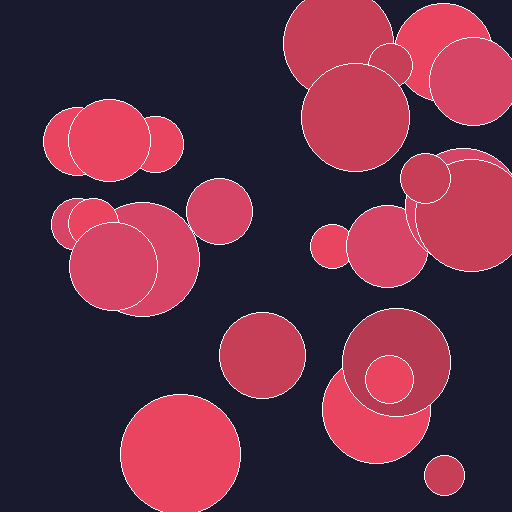
#> input picture assets/examples/cells_synthetic.png, 512 x 512 px; its folder holds only this picture in this run
$ python -i algorithms.py   (imports and definitions only)
#> lines starting #> are read from the running program, lines starting #| are printed output that depends on the picture; after the words box and inside, x2 and y2 are one past the last pixel; in counts of white or black regions, pixels touching at a corner belong together
"""Classical segmentation algorithms for the interactive Segmentation Lab.

Each algorithm is registered in :data:`ALGORITHMS` with UI parameter specs
and teaching notes (how it works, strengths, weaknesses). All algorithms
take an RGB uint8 array and return an integer label map of the same
height/width. Implementations rely only on numpy / scipy / scikit-image,
so they run in a couple of seconds on CPU - fast enough for live
experimentation in the browser.
"""

from __future__ import annotations

from dataclasses import dataclass, field
from typing import Any, Callable

import numpy as np


@dataclass
class Param:
    """UI specification for one tunable algorithm parameter."""

    name: str
    label: str
    ptype: str  # "int" | "float" | "choice"
    default: Any
    min: Any = None
    max: Any = None
    step: Any = None
    choices: list | None = None
    help: str = ""


@dataclass
class Algorithm:
    """A registered segmentation algorithm with metadata for the UI."""

    key: str
    name: str
    category: str
    year: str
    fn: Callable[..., np.ndarray]
    summary: str
    how_it_works: str
    strengths: list[str] = field(default_factory=list)
    weaknesses: list[str] = field(default_factory=list)
    params: list[Param] = field(default_factory=list)


def _to_gray(image: np.ndarray) -> np.ndarray:
    from skimage.color import rgb2gray

    return rgb2gray(image)
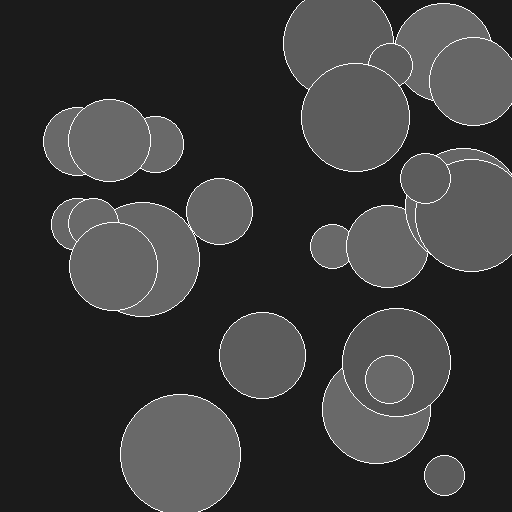
#> returned value: shape (512, 512) float64; min 0.108, max 1, mean 0.229


# ---------------------------------------------------------------------------
# Algorithm implementations
# ---------------------------------------------------------------------------


# [87 lines left out: functions run_otsu, run_multi_otsu, run_kmeans, run_slic, run_felzenszwalb, not called in this run]


def run_watershed(
    image: np.ndarray,
    min_distance: int = 20,
    blur_sigma: float = 2.0,
    invert: bool = False,
) -> np.ndarray:
    """Marker-controlled watershed on the distance transform.

    Foreground is extracted with Otsu, markers are placed at distance-
    transform peaks, then watershed floods from the markers - the
    classic recipe for separating touching objects.
    """
    from scipy import ndimage as ndi
    from skimage.feature import peak_local_max
    from skimage.filters import threshold_otsu
    from skimage.segmentation import watershed

    gray = _to_gray(image)
    if blur_sigma > 0:
        gray = ndi.gaussian_filter(gray, blur_sigma)
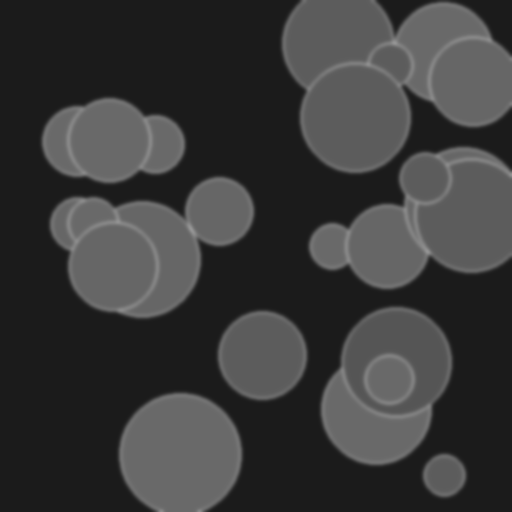
#> gray: shape (512, 512) float64; min 0.108, max 0.589, mean 0.229
    t = threshold_otsu(gray)
#> t = 0.253
    fg = gray > t
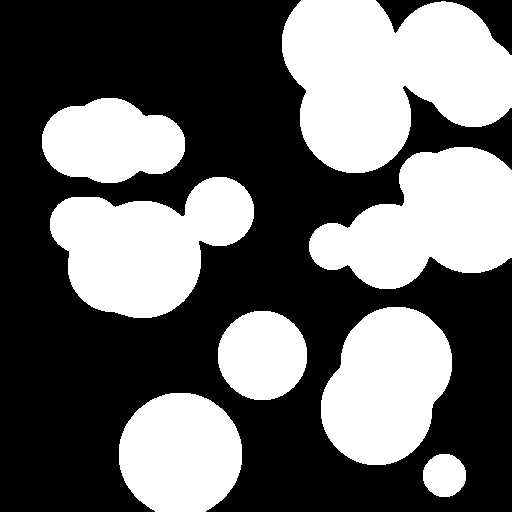
#> fg: shape (512, 512) bool; 41.4% white; 8 white regions, largest, box (x1, y1, x2, y2) and area: (282, 0, 512, 173) 28216, (309, 147, 512, 289) 18449, (50, 177, 254, 318) 17870
    if invert:
        fg = ~fg
    # Ensure "foreground" is the minority region (objects, not background)
    if fg.mean() > 0.5:
        fg = ~fg

    distance = ndi.distance_transform_edt(fg)
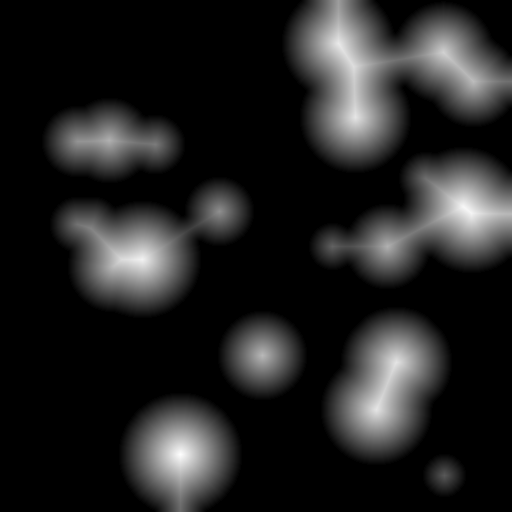
#> distance: shape (512, 512) float64; min 0, max 61.61, mean 8.3; drawn with min black and max white
    peaks = peak_local_max(distance, min_distance=min_distance, labels=fg)
#> peaks = 15 rows, first 8: [454, 180], [207, 464], [259, 142], [43, 338], [409, 376], [116, 355], [362, 396], [52, 443]
    markers = np.zeros_like(gray, dtype=np.int32)
    for i, (r, c) in enumerate(peaks, start=1):
        markers[r, c] = i
#> this loop made 15 passes
#> (r, c) on passes 1 to 12: (454, 180), (207, 464), (259, 142), (43, 338), (409, 376), (116, 355), (362, 396), (52, 443), (355, 262), (140, 109), (246, 387), (211, 219)
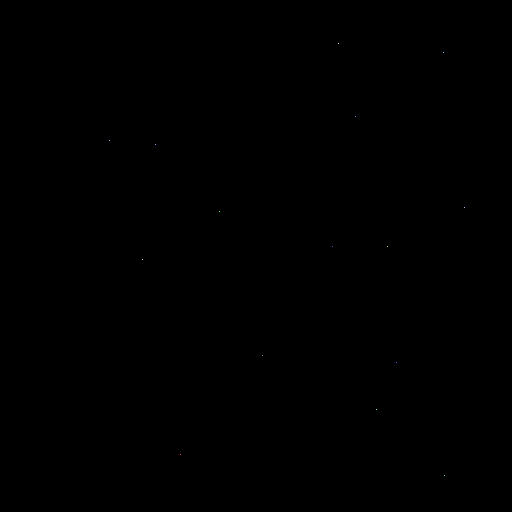
#> markers: shape (512, 512) int32; 16 distinct labels, from 0 to 15; one colour per label, 0 black
    if markers.max() == 0:
        return fg.astype(np.int32)
    labels = watershed(-distance, markers, mask=fg)
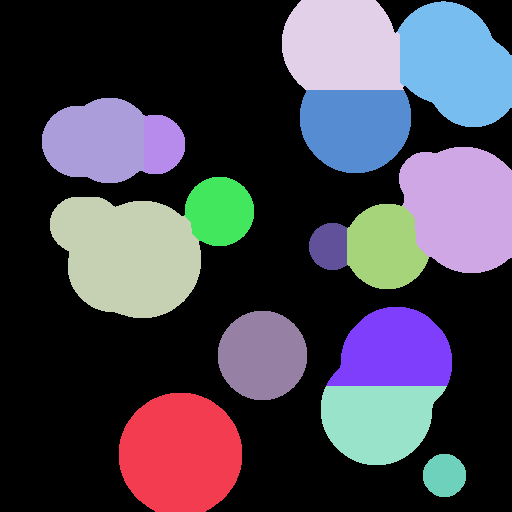
#> labels: shape (512, 512) int32; 16 distinct labels, from 0 to 15; one colour per label, 0 black
    return labels.astype(np.int32)  # 0 = background, 1..N = instances


# [27 lines left out: functions run_chan_vese, run_quickshift, not called in this run]


# ---------------------------------------------------------------------------
# Registry
# ---------------------------------------------------------------------------

ALGORITHMS: dict[str, Algorithm] = {
    a.key: a
    for a in [
        Algorithm(
            key="otsu",
            name="Otsu Threshold",
            category="Thresholding",
            year="1979",
            fn=run_otsu,
            summary="Single global threshold that maximizes between-class variance.",
            how_it_works=(
                "Builds the grayscale histogram and picks the threshold that "
                "maximizes the variance *between* the two resulting classes "
                "(equivalently, minimizes within-class variance). Purely "
                "histogram-based: spatial layout is ignored entirely."
            ),
            strengths=[
                "Extremely fast (one histogram pass) and parameter-free",
                "Optimal when the histogram is bimodal with balanced classes",
                "Great baseline: if Otsu works, you may not need anything fancier",
            ],
            weaknesses=[
                "Fails under illumination gradients (one threshold for the whole image)",
                "Binary only - cannot handle multiple classes",
                "Ignores spatial context: noise produces salt-and-pepper output",
            ],
            params=[
                Param(
                    "blur_sigma",
                    "Pre-blur σ",
                    "float",
                    1.0,
                    0.0,
                    5.0,
                    0.5,
                    help="Gaussian smoothing before thresholding suppresses noise.",
                ),
                Param(
                    "invert",
                    "Invert foreground",
                    "choice",
                    False,
                    choices=[False, True],
                    help="Swap which side of the threshold is foreground.",
                ),
            ],
        ),
        Algorithm(
            key="multi_otsu",
            name="Multi-Otsu Threshold",
            category="Thresholding",
            year="2001",
            fn=run_multi_otsu,
            summary="Otsu generalized to N intensity classes.",
            how_it_works=(
                "Searches for N-1 thresholds that jointly maximize between-"
                "class variance across N classes, then assigns each pixel to "
                "an intensity band. Still histogram-only - no spatial term."
            ),
            strengths=[
                "Handles multiple classes while staying nearly as fast as Otsu",
                "Deterministic and easy to reason about",
            ],
            weaknesses=[
                "Requires choosing the number of classes in advance",
                "Same blindness to illumination gradients and spatial context",
                "Classes with overlapping intensity ranges cannot be separated",
            ],
            params=[
                Param("classes", "Number of classes", "int", 3, 2, 5, 1),
                Param("blur_sigma", "Pre-blur σ", "float", 1.0, 0.0, 5.0, 0.5),
            ],
        ),
        Algorithm(
            key="kmeans",
            name="K-Means Clustering",
            category="Clustering",
            year="1967",
            fn=run_kmeans,
            summary="Cluster pixels by color (optionally + position) into K groups.",
            how_it_works=(
                "Each pixel becomes a feature vector (color, optionally with "
                "x,y coordinates). K-Means alternates between assigning "
                "pixels to the nearest centroid and re-estimating centroids "
                "until convergence. Lab color space makes distances closer "
                "to human color perception."
            ),
            strengths=[
                "Uses full color information, not just intensity",
                "Spatial weight interpolates between pure color clustering and superpixels",
                "Simple, well-understood, widely applicable",
            ],
            weaknesses=[
                "K must be chosen (wrong K merges or splits classes)",
                "No spatial coherence at weight 0: produces scattered fragments",
                "Sensitive to initialization; distinct objects with the same color merge",
            ],
            params=[
                Param("k", "K (clusters)", "int", 4, 2, 10, 1),
                Param(
                    "color_space",
                    "Color space",
                    "choice",
                    "Lab",
                    choices=["Lab", "RGB"],
                ),
                Param(
                    "spatial_weight",
                    "Spatial weight",
                    "float",
                    0.0,
                    0.0,
                    2.0,
                    0.1,
                    help="0 = color only; higher values make clusters spatially compact.",
                ),
            ],
        ),
        Algorithm(
            key="slic",
            name="SLIC Superpixels",
            category="Superpixels",
            year="2012",
            fn=run_slic,
            summary="Fast K-Means in labxy space producing compact superpixels.",
            how_it_works=(
                "Runs localized K-Means in the 5-D (L, a, b, x, y) space with "
                "cluster search restricted to a local neighborhood, yielding "
                "hundreds of compact, boundary-adherent regions. Superpixels "
                "over-segment by design - they are a preprocessing step that "
                "later stages (or a classifier) can merge."
            ),
            strengths=[
                "Excellent boundary adherence at low compute cost",
                "Controllable region count and compactness",
                "Standard preprocessing for graph-based and interactive methods",
            ],
            weaknesses=[
                "Deliberate over-segmentation: not a final semantic result",
                "Compactness trades boundary accuracy for regular shape",
                "Metrics after best-overlap mapping look inflated (see Lab notes)",
            ],
            params=[
                Param("n_segments", "Superpixels", "int", 100, 20, 600, 20),
                Param(
                    "compactness",
                    "Compactness",
                    "float",
                    10.0,
                    0.1,
                    50.0,
                    0.1,
                    help="Higher = squarer regions, lower = follows color edges.",
                ),
            ],
        ),
        Algorithm(
            key="felzenszwalb",
            name="Felzenszwalb Graph",
            category="Graph-based",
            year="2004",
            fn=run_felzenszwalb,
            summary="Greedy graph merging with an adaptive region contrast criterion.",
            how_it_works=(
                "Treats the image as a graph with color-difference edge "
                "weights, then merges regions greedily unless the boundary "
                "evidence between them exceeds each region's internal "
                "variation (plus a scale-dependent tolerance). Adapts to "
                "local contrast: keeps low-contrast boundaries in smooth "
                "areas while merging noisy textured regions."
            ),
            strengths=[
                "Adaptive to local contrast - robust across very different scenes",
                "Near-linear time; region count adapts to image content",
                "Classic pre-deep-learning baseline (used in Selective Search / R-CNN)",
            ],
            weaknesses=[
                "Scale parameter is unintuitive and image-dependent",
                "Greedy merging can leak through weak boundaries",
                "Region count is not directly controllable",
            ],
            params=[
                Param(
                    "scale",
                    "Scale",
                    "float",
                    100.0,
                    10.0,
                    1000.0,
                    10.0,
                    help="Larger scale = fewer, larger regions.",
                ),
                Param("sigma", "Pre-blur σ", "float", 0.8, 0.0, 3.0, 0.1),
                Param("min_size", "Min region size", "int", 50, 10, 500, 10),
            ],
        ),
        Algorithm(
            key="watershed",
            name="Watershed (markers)",
            category="Region-based",
            year="1991",
            fn=run_watershed,
            summary="Flood regions from distance-transform peaks to split touching objects.",
            how_it_works=(
                "Extracts foreground with Otsu, computes the distance "
                "transform (distance to background), places one marker per "
                "local peak, then 'floods' the inverted distance map from "
                "the markers. Watershed lines form where floods meet - "
                "exactly at the narrow necks between touching objects."
            ),
            strengths=[
                "The classic solution for separating touching convex objects (cells!)",
                "Produces instance labels, not just semantic masks",
                "Marker control prevents the raw watershed's chronic over-segmentation",
            ],
            weaknesses=[
                "Quality depends entirely on marker placement (min-distance parameter)",
                "Assumes roughly convex objects; elongated shapes get split",
                "Inherits any failure of the initial foreground threshold",
            ],
            params=[
                Param(
                    "min_distance",
                    "Marker min distance",
                    "int",
                    20,
                    5,
                    80,
                    5,
                    help="Smaller = more markers = more (possibly spurious) instances.",
                ),
                Param("blur_sigma", "Pre-blur σ", "float", 2.0, 0.0, 5.0, 0.5),
                Param(
                    "invert",
                    "Invert foreground",
                    "choice",
                    False,
                    choices=[False, True],
                ),
            ],
        ),
        Algorithm(
            key="chan_vese",
            name="Chan-Vese Active Contour",
            category="Energy-based",
            year="2001",
            fn=run_chan_vese,
            summary="Evolves a contour minimizing region variance - no edges needed.",
            how_it_works=(
                "Minimizes the Mumford-Shah-style energy: inside/outside "
                "intensity variance plus a contour-length penalty (μ), using "
                "level sets. Because the energy is region-based rather than "
                "gradient-based, it finds objects with weak or smooth "
                "boundaries where edge detectors fail."
            ),
            strengths=[
                "Works on blurred / weak-edged objects (medical imaging staple)",
                "Length penalty μ gives explicit control over boundary smoothness",
                "Topology-flexible: contours can split and merge during evolution",
            ],
            weaknesses=[
                "Iterative and slow compared to thresholding",
                "Binary (two-phase) in its classic form",
                "Assumes roughly homogeneous foreground/background intensities",
            ],
            params=[
                Param(
                    "mu",
                    "μ (smoothness)",
                    "float",
                    0.1,
                    0.0,
                    1.0,
                    0.05,
                    help="Higher μ = smoother, shorter boundary; small details vanish.",
                ),
                Param("num_iter", "Iterations", "int", 100, 20, 300, 20),
                Param("blur_sigma", "Pre-blur σ", "float", 1.0, 0.0, 3.0, 0.5),
            ],
        ),
        Algorithm(
            key="quickshift",
            name="Quickshift",
            category="Clustering",
            year="2008",
            fn=run_quickshift,
            summary="Mode-seeking (mean-shift family) in joint color-spatial space.",
            how_it_works=(
                "Estimates the density of pixels in (color, x, y) space and "
                "links each pixel to its nearest neighbor with higher "
                "density; cutting links longer than max_dist yields "
                "segments around density modes. A faster relative of "
                "mean-shift that needs no cluster count."
            ),
            strengths=[
                "No need to choose the number of segments",
                "Finds arbitrarily-shaped clusters around color modes",
            ],
            weaknesses=[
                "Slowest of the classical methods shown here",
                "Sensitive to kernel_size / max_dist interplay",
                "Like SLIC, usually over-segments - needs a merging stage",
            ],
            params=[
                Param("kernel_size", "Kernel size", "int", 5, 3, 12, 1),
                Param("max_dist", "Max link distance", "int", 10, 2, 30, 2),
                Param("ratio", "Color/space ratio", "float", 0.5, 0.0, 1.0, 0.1),
            ],
        ),
    ]
}


def run_algorithm(key: str, image: np.ndarray, params: dict) -> np.ndarray:
    """Run a registered algorithm and return its integer label map."""
    return ALGORITHMS[key].fn(image, **params)

>>> import cv2
>>> picture = cv2.cvtColor(cv2.imread('../../assets/examples/cells_synthetic.png'), cv2.COLOR_BGR2RGB)
>>> result = run_watershed(picture)
